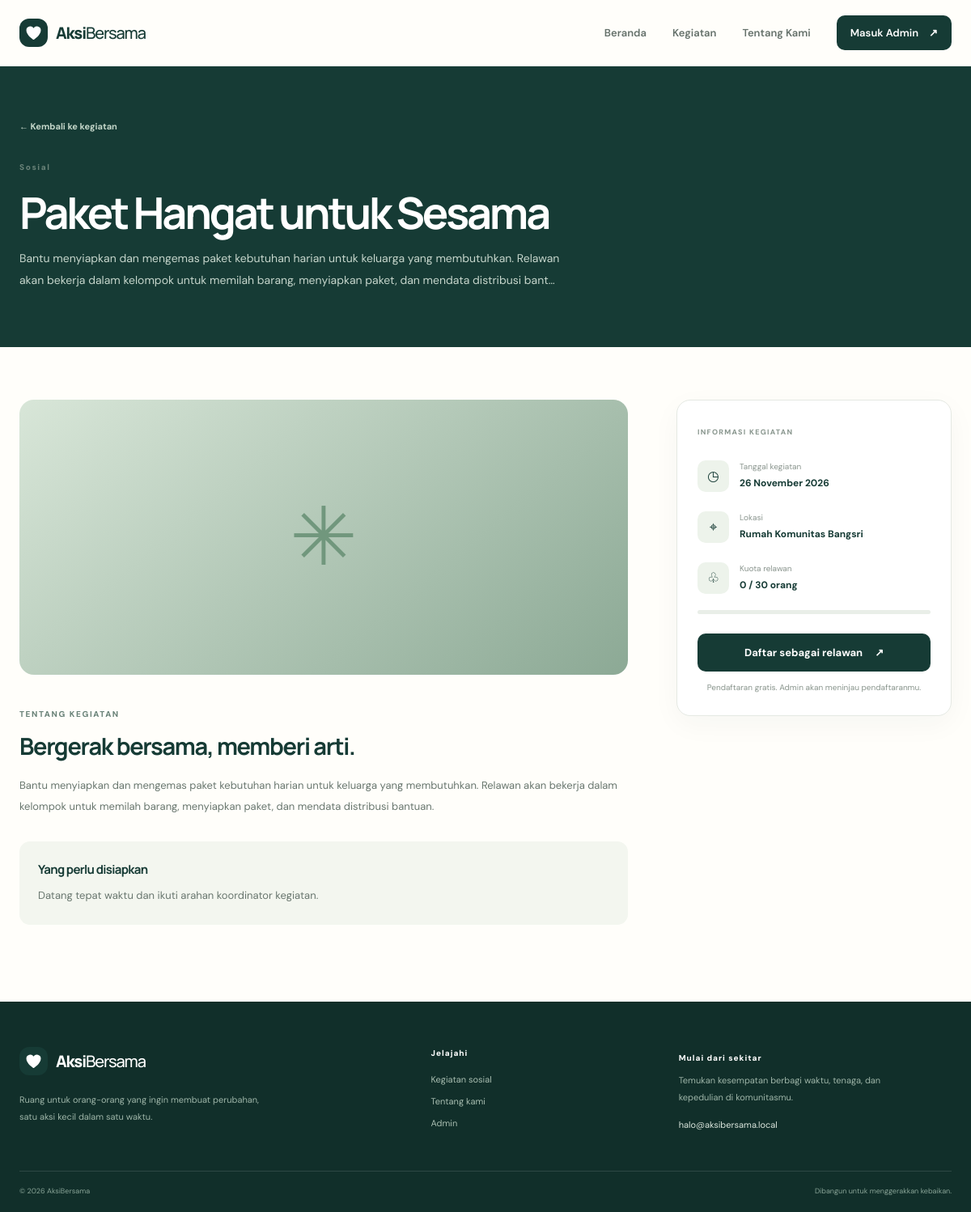
/event.php?id=3, run on the app's committed database.
### tables this page shows
CREATE TABLE events (
    id BIGINT UNSIGNED AUTO_INCREMENT PRIMARY KEY,
    title VARCHAR(150) NOT NULL,
    category ENUM('lingkungan','pendidikan','sosial','kesehatan','kemanusiaan','lainnya') NOT NULL DEFAULT 'sosial',
    event_date DATE NOT NULL,
    location VARCHAR(180) NOT NULL,
    capacity INT UNSIGNED NOT NULL DEFAULT 30,
    description TEXT NOT NULL,
    requirements TEXT NULL,
    image_url VARCHAR(500) NULL,
    status ENUM('draft','published') NOT NULL DEFAULT 'draft',
    created_by BIGINT UNSIGNED NULL,
    created_at TIMESTAMP DEFAULT CURRENT_TIMESTAMP,
    updated_at TIMESTAMP DEFAULT CURRENT_TIMESTAMP ON UPDATE CURRENT_TIMESTAMP,
    CONSTRAINT fk_events_admin FOREIGN KEY (created_by) REFERENCES admins(id) ON DELETE SET NULL,
    INDEX idx_events_public (status, event_date),
    INDEX idx_events_category (category)
);

### includes/functions.php (called while the page is built, shortened)
<?php
function e(?string $value): string {
    return htmlspecialchars($value ?? '', ENT_QUOTES | ENT_SUBSTITUTE, 'UTF-8');
}
function url(string $path = ''): string {
    return rtrim(BASE_URL, '/') . '/' . ltrim($path, '/');
}
function format_date(?string $date): string {
    $months = [1=>'Januari', 'Februari', 'Maret', 'April', 'Mei', 'Juni', 'Juli', 'Agustus', 'September', 'Oktober', 'November', 'Desember'];
    $time = strtotime($date);
    return date('j', $time) . ' ' . $months[(int)date('n', $time)] . ' ' . date('Y', $time);
}
function excerpt(string $text, int $length = 135): string {
    $text = trim(strip_tags($text));
    return mb_substr($text, 0, $length - 1) . '…';
}

### event.php (the view, shortened to what this page needs)
<?php
require_once __DIR__ . '/config/config.php';
require_once __DIR__ . '/includes/functions.php';
$id = filter_input(INPUT_GET, 'id', FILTER_VALIDATE_INT);
$stmt = $pdo->prepare("SELECT e.*, (SELECT COUNT(*) FROM registrations r WHERE r.event_id=e.id AND r.status IN ('menunggu','diterima','hadir')) AS registered_count FROM events e WHERE e.id=? AND e.status='published' LIMIT 1");
$stmt->execute([$id]);
$event = $stmt->fetch();
$categoryLabels = ['lingkungan'=>'Lingkungan','pendidikan'=>'Pendidikan','sosial'=>'Sosial','kesehatan'=>'Kesehatan','kemanusiaan'=>'Kemanusiaan','lainnya'=>'Lainnya'];
require __DIR__ . '/includes/header.php';
?>
<section class="page-hero"><div class="container"><a class="back-link" href="<?= e(url('index.php#kegiatan')) ?>">← Kembali ke kegiatan</a><span class="eyebrow"><?= e($categoryLabels[$event['category']] ?? 'Kegiatan') ?></span><h1><?= e($event['title']) ?></h1><p><?= e(excerpt($event['description'], 190)) ?></p></div></section>
<section class="section detail-section"><div class="container detail-grid">
    <div class="detail-main">
        <div class="detail-cover detail-cover-<?= (int)$event['id'] % 3 + 1 ?>"><?php if ($event['image_url']): ?><img src="<?= e($event['image_url']) ?>" alt="<?= e($event['title']) ?>"><?php else: ?><span>✳</span><?php endif; ?></div>
        <span class="eyebrow">TENTANG KEGIATAN</span><h2>Bergerak bersama, memberi arti.</h2><div class="detail-description"><?= nl2br(e($event['description'])) ?></div>
        <?php if ($event['requirements']): ?><div class="requirements"><h3>Yang perlu disiapkan</h3><p><?= nl2br(e($event['requirements'])) ?></p></div><?php endif; ?>
    </div>
    <aside class="registration-panel">
        <span class="panel-kicker">INFORMASI KEGIATAN</span>
        <div class="info-row"><span class="info-icon">◷</span><span><small>Tanggal kegiatan</small><strong><?= e(format_date($event['event_date'])) ?></strong></span></div>
        <div class="info-row"><span class="info-icon">⌖</span><span><small>Lokasi</small><strong><?= e($event['location']) ?></strong></span></div>
        <div class="info-row"><span class="info-icon">♧</span><span><small>Kuota relawan</small><strong><?= (int)$event['registered_count'] ?> / <?= (int)$event['capacity'] ?> orang</strong></span></div>
        <div class="capacity-track"><span style="width:<?= min(100, (int)$event['capacity'] > 0 ? round((int)$event['registered_count'] / (int)$event['capacity'] * 100) : 0) ?>%"></span></div>
        <?php if (strtotime($event['event_date']) < strtotime(date('Y-m-d'))): ?>
            <div class="alert alert-info">Pendaftaran kegiatan ini sudah ditutup.</div>
        <?php elseif ((int)$event['registered_count'] >= (int)$event['capacity']): ?>
            <div class="alert alert-info">Kuota relawan telah terpenuhi.</div>
        <?php else: ?>
            <a class="btn btn-primary btn-block" href="<?= e(url('register.php?event_id=' . $event['id'])) ?>">Daftar sebagai relawan <span>↗</span></a>
            <p class="panel-footnote">Pendaftaran gratis. Admin akan meninjau pendaftaranmu.</p>
        <?php endif; ?>
    </aside>
</div></section>
<?php require __DIR__ . '/includes/footer.php'; ?>

### assets/css/style.css (style rules this page uses)
:root { --forest:#163b35;--forest-2:#214d43;--forest-3:#2d6255;--sage:#dce9df;--sage-2:#eef4ef;--cream:#f8f7f1;--paper:#fffefa;--ink:#1e2c28;--muted:#77837d;--line:#e5e9e3;--amber:#e6b85c;--coral:#df8b6c;--blue:#e3eef8;--shadow:0 18px 55px rgba(21,52,44,.08);--radius:20px }
* { box-sizing:border-box }
html { scroll-behavior:smooth;scroll-padding-top:90px }
body { margin:0;background:var(--paper);color:var(--ink);font-family:'DM Sans',sans-serif;font-size:15px;line-height:1.65;-webkit-font-smoothing:antialiased }
h1,h2,h3,h4,p { margin-top:0 }
h1,h2,h3,.brand { font-family:'Manrope',sans-serif;letter-spacing:-.045em }
a { color:inherit;text-decoration:none }
button,a,input,textarea,select { -webkit-tap-highlight-color:transparent }
.container { width:min(1160px,calc(100% - 48px));margin-inline:auto }
.eyebrow { display:inline-flex;align-items:center;gap:9px;color:#698278;font-size:10px;font-weight:800;letter-spacing:.16em;line-height:1.4 }
.btn { display:inline-flex;align-items:center;justify-content:center;gap:15px;border:0;border-radius:10px;padding:13px 19px;font-weight:700;font-size:13px;transition:transform .2s,background .2s;cursor:pointer }
.btn-primary { background:var(--forest);color:#fff }
.btn-block { width:100% }
.section { padding:95px 0 }
.page-hero { background:var(--forest);color:#fff;padding:65px 0 70px }
.page-hero .back-link { display:block;margin-bottom:28px;color:#c5d7ca }
.back-link { font-size:11px;font-weight:700;color:#688077;display:inline-block;margin-bottom:20px }
.page-hero h1 { font-size:clamp(36px,5vw,54px);line-height:1.15;letter-spacing:-.06em;margin:13px 0 }
.page-hero>div>p { color:#c5d5cb;max-width:680px;font-size:14px;line-height:1.9;margin-bottom:0 }
.detail-section { padding-top:65px }
.detail-grid { display:grid;grid-template-columns:minmax(0,1fr) 340px;gap:60px;align-items:start }
.detail-cover { height:340px;border-radius:18px;overflow:hidden;display:grid;place-items:center;background:linear-gradient(140deg,#d8e6d8,#8ca995);margin-bottom:35px;color:#71977d;font-size:100px }
.detail-main h2 { font-size:29px;color:var(--forest);line-height:1.3;margin:10px 0 16px }
.detail-description,.requirements p { color:#69776f;font-size:13px;line-height:2 }
.requirements { margin-top:30px;padding:23px;background:#f3f6ef;border-radius:13px }
.requirements h3 { font-size:15px;color:var(--forest);margin-bottom:7px }
.requirements p { margin:0 }
.registration-panel { position:sticky;top:105px;border:1px solid var(--line);padding:25px;border-radius:17px;background:#fff;box-shadow:0 10px 35px rgba(22,59,53,.04) }
.panel-kicker,.summary-label { font-size:9px;font-weight:800;letter-spacing:.14em;color:#8a978f }
.info-row { display:flex;gap:13px;align-items:center;margin-top:24px }
.info-icon { width:39px;height:39px;display:grid;place-items:center;background:#edf3eb;color:var(--forest);border-radius:10px;font-size:17px }
.info-row small,.info-row strong { display:block }
.info-row small { font-size:10px;color:#8a958e }
.info-row strong { font-size:12px;color:var(--forest);margin-top:2px }
.capacity-track { height:5px;background:#e9eee8;border-radius:20px;overflow:hidden;margin:20px 0 24px }
.panel-footnote { font-size:10px;color:#89958d;text-align:center;margin:12px 0 0 }

### data on the page
events: category "Sosial", title "Paket Hangat untuk Sesama", description "Bantu menyiapkan dan mengemas paket kebutuhan harian untuk keluarga yang membutuhkan. Relawan akan bekerja dalam kelompok untuk memilah barang, menyiapkan paket, dan mendata distribusi bant…", description "Bantu menyiapkan dan mengemas paket kebutuhan harian untuk keluarga yang membutuhkan. Relawan akan bekerja dalam kelompok untuk memilah barang, menyiapkan paket, dan mendata distribusi bantuan.", requirements "Datang tepat waktu dan ikuti arahan koordinator kegiatan.", event_date "26 November 2026", location "Rumah Komunitas Bangsri", capacity "30"

### other printed values
$event['registered_count'] "0"
